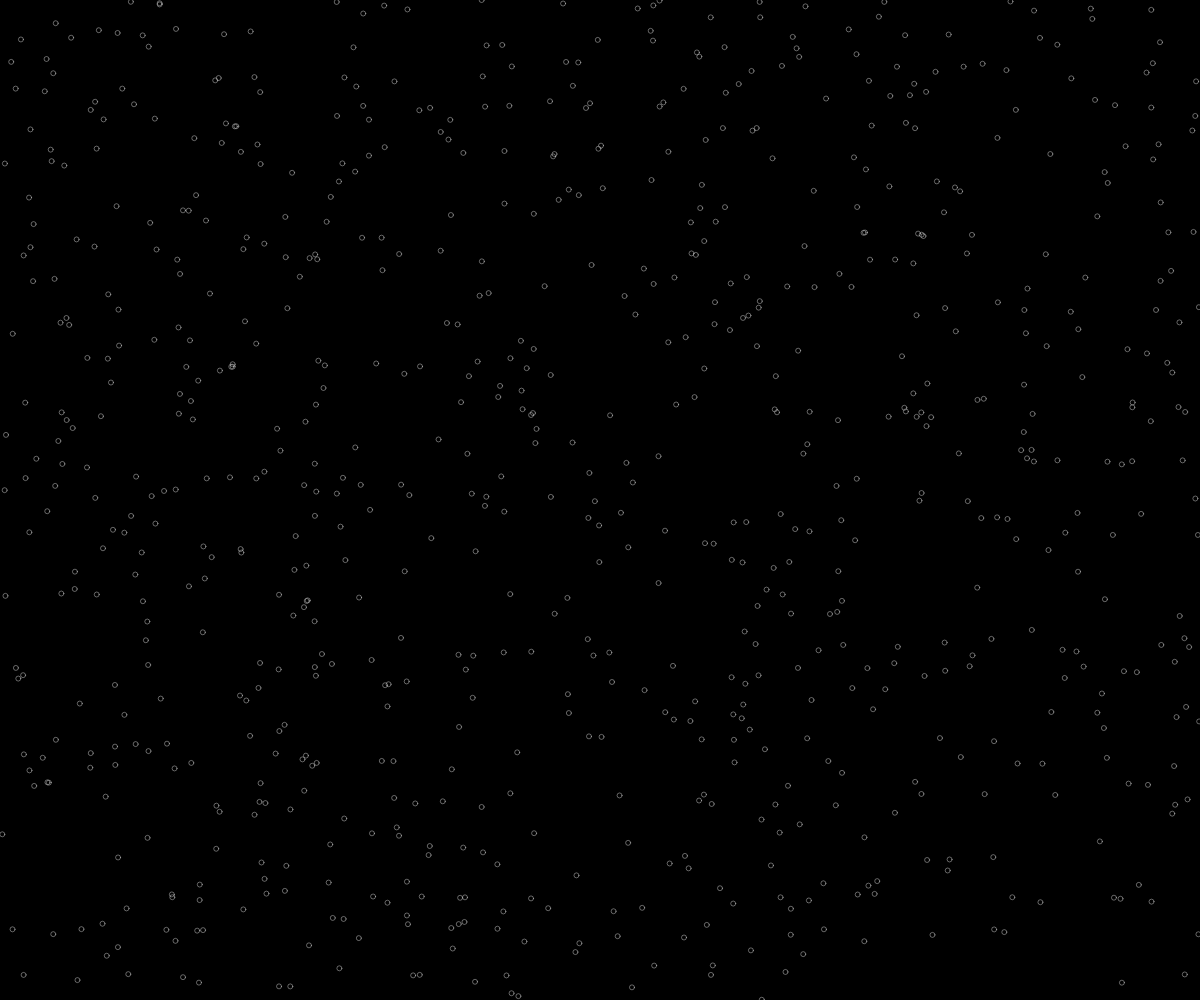
Frame 1 (no input)
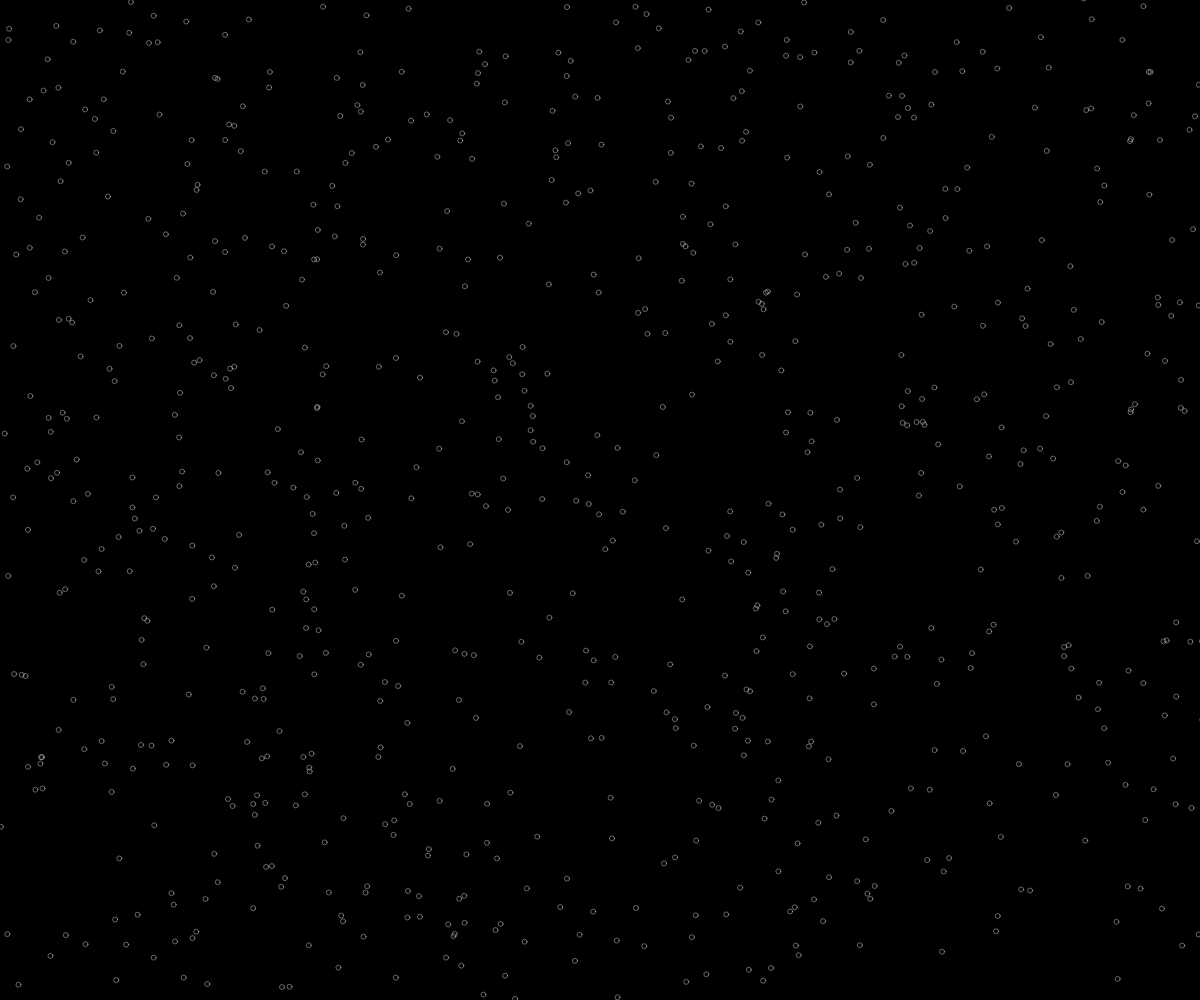
Frame 60 (no input)
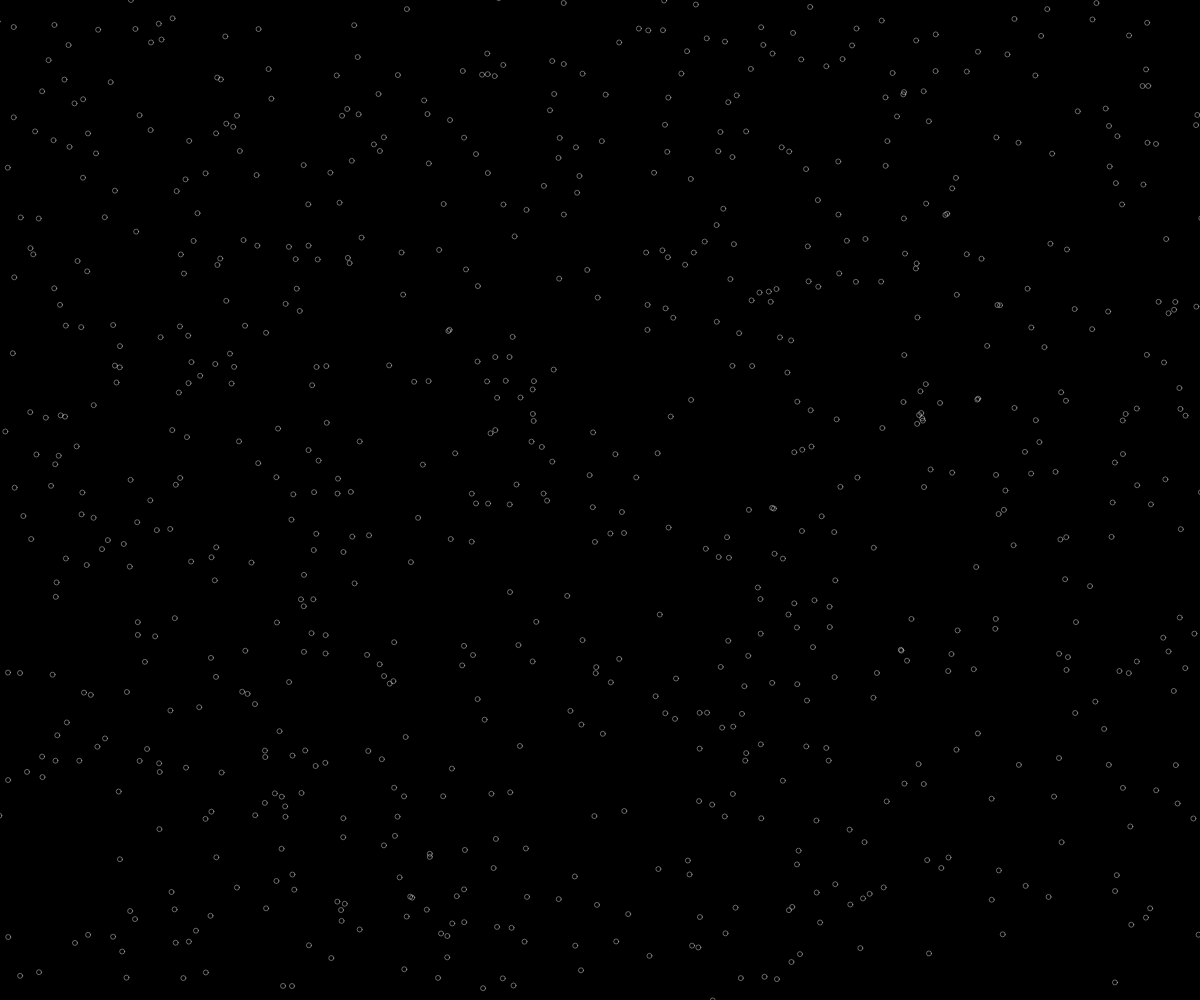
Frame 120 (the mouse pressed at the canvas centre since frame 60)

The p5.js sketch that drew these frames (run headless with seeded random() and noise() and a simulated clock; from frame 60 on, the mouse is pressed at the canvas centre):

// p5.js sketch
// ── sketch.js
// 配列作成
var border = [];

function setup() {
  createCanvas(windowWidth,windowHeight);
  // 配列個数分Borderオブジェクト初期化して生成
  for (var i = 0; i < 800; i++) {
    border[i] = new Border();
  }
}

function draw() {
  background(0);
  // 配列分表示
  for (var i = 0; i < 800; i++) {
    border[i].display();
    border[i].move();
  }
}

function Border() {
  this.x = random(0, width);
  this.y = random(0, height);
  this.speed = random(4.0);

  // 移動
  this.move = function() {
    this.x = this.x + random(-this.speed, this.speed);
    this.y = this.y + random(-this.speed, this.speed);
  };

  // 表示
  this.display = function() {
    stroke(200);
    strokeWeight(0.5);
    noFill();
    noFill();
    ellipse(this.x, this.y , 5, 5);
  };
}
